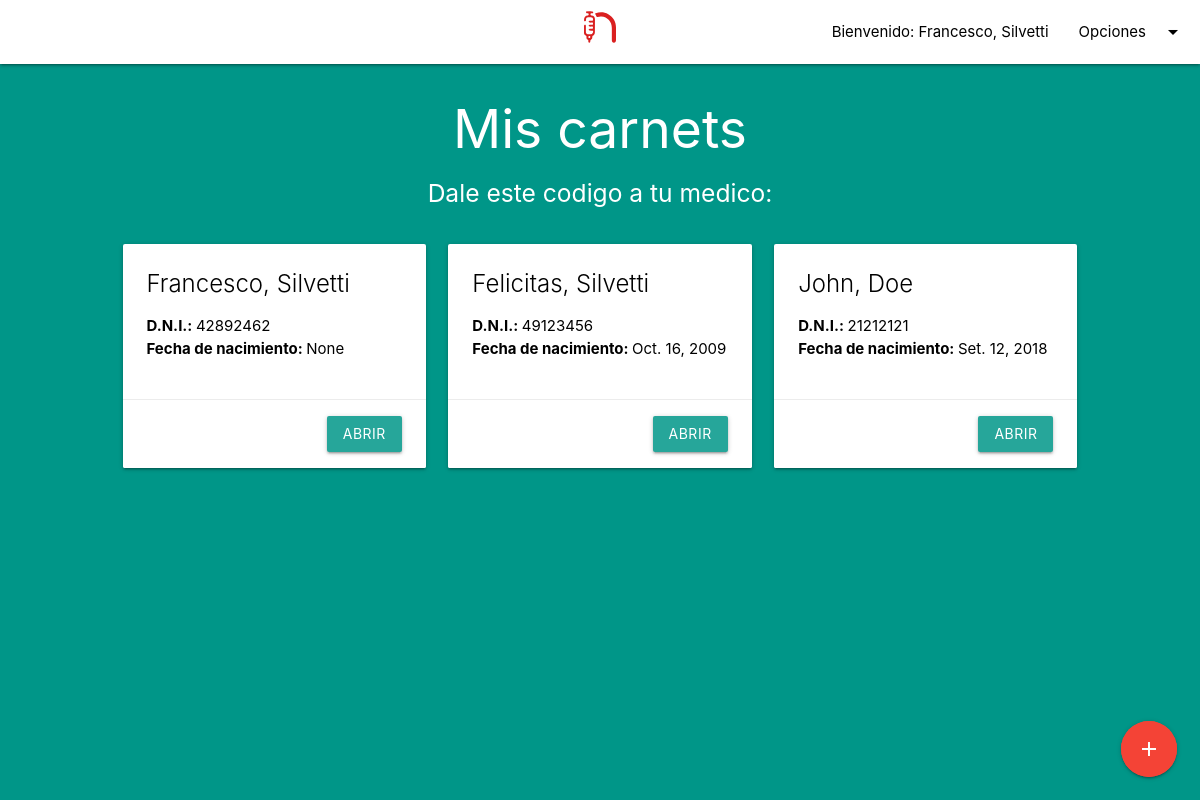
/ (signed in), run on an earlier commit of the app's database.
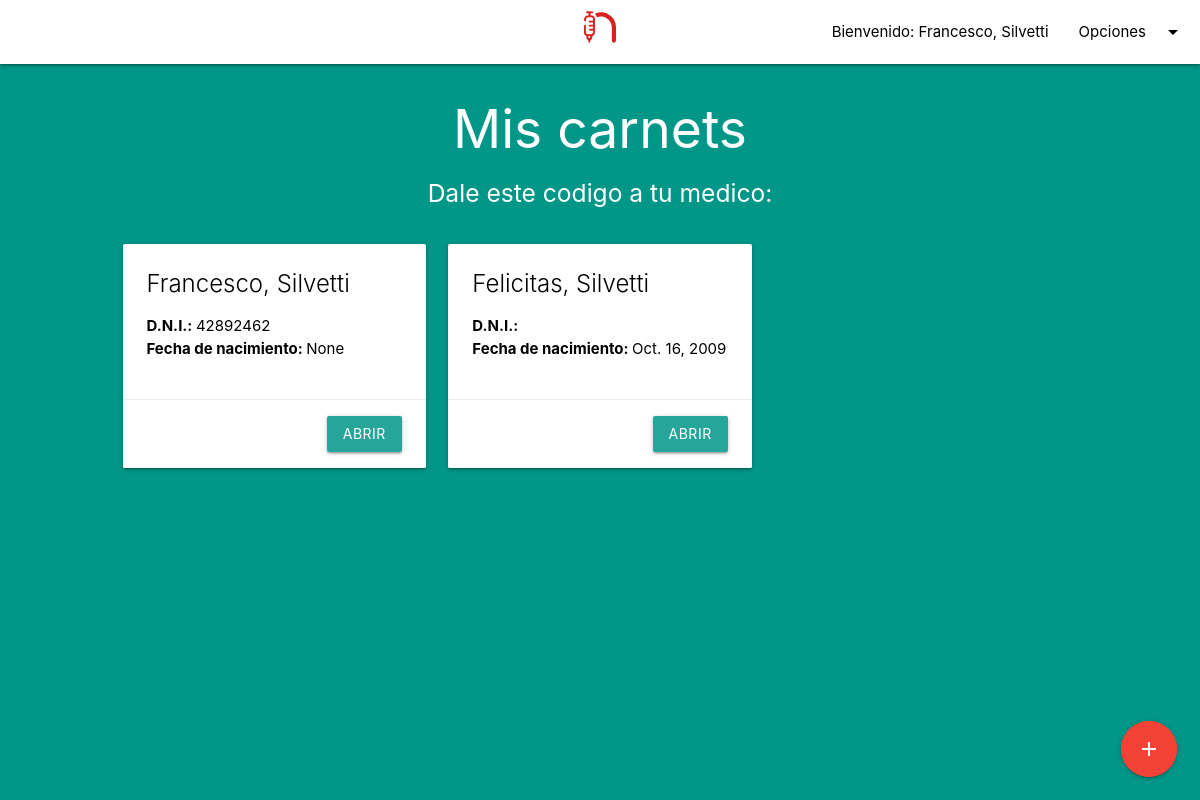
And on a later commit of the database.
### vacunacion/models.py (models this page shows, shortened)
class Carnet(models.Model):
    date_created = models.DateTimeField(auto_now_add=True)
    user = models.ForeignKey(User, null=False, on_delete=models.CASCADE, related_name='carnets')
    name = models.CharField(max_length=15, null=False, blank=False)
    last_name = models.CharField(max_length=15, null=False, blank=False)
    dni = models.CharField(max_length=9, null=True, blank=False)
    born_date = models.DateField(null=True)

### webpage/views.py (the view)
# urls.py: 2. Add a URL to urlpatterns:  path('', Home.as_view(), name='home')
def Home(request):
    if (request.user.is_authenticated):
        if (not request.user.is_medic):
            return render(request, 'webpage/home.html', {'children': request.user.carnets.all()})
        else:
            return (home_medic(request))
    else:
        return redirect('/accounts/login')

### webpage/templates/webpage/home.html
{% extends 'base.html' %}
{% block body %}
    <div class="row">
        <div class="center-align">
            <h2 class="white-text">Mis carnets</h2>
            <h5 class="white-text">Dale este codigo a tu medico: <b>{{ user.token.token }}</b></h5>
        </div>
    </div>
    <div class="row">
        <div class="col s1"></div>
        <div class="col s10">
            {% for child in children %}
                <div class="col s12 m6 l4">
                    <div class="card hoverable">
                        <div class="card-content black-text">
                            <span class="card-title">{{ child.name }}, {{ child.last_name }}</span>
                            <ul>
                                <li><b>D.N.I.: </b>{{ child.dni }}</li>
                                <li><b>Fecha de nacimiento: </b>{{ child.born_date }}</li>
                            </ul>
                        </div>
                        <div class="card-action right-align">
                            <a class="btn" href="{% url "vacunacion:carnet_detail" child.id %}">ABRIR</a>
                        </div>
                    </div>
                </div>
            {% endfor %}
        </div>
    </div>
    <div class="fixed-action-btn">
        <a href="{% url "vacunacion:create_carnet" %}" class="btn-floating btn-large red pulse">
            <i class="large material-icons">add</i>
        </a>
    </div>
{% endblock body %}

What changed in the data, as far as the page shows it:
no longer on this page (row edited): Carnet: name "John", last_name "Doe", dni "21212121", born_date "Set. 12, 2018"
changed Carnet "Felicitas": dni "49123456" → (not shown)
